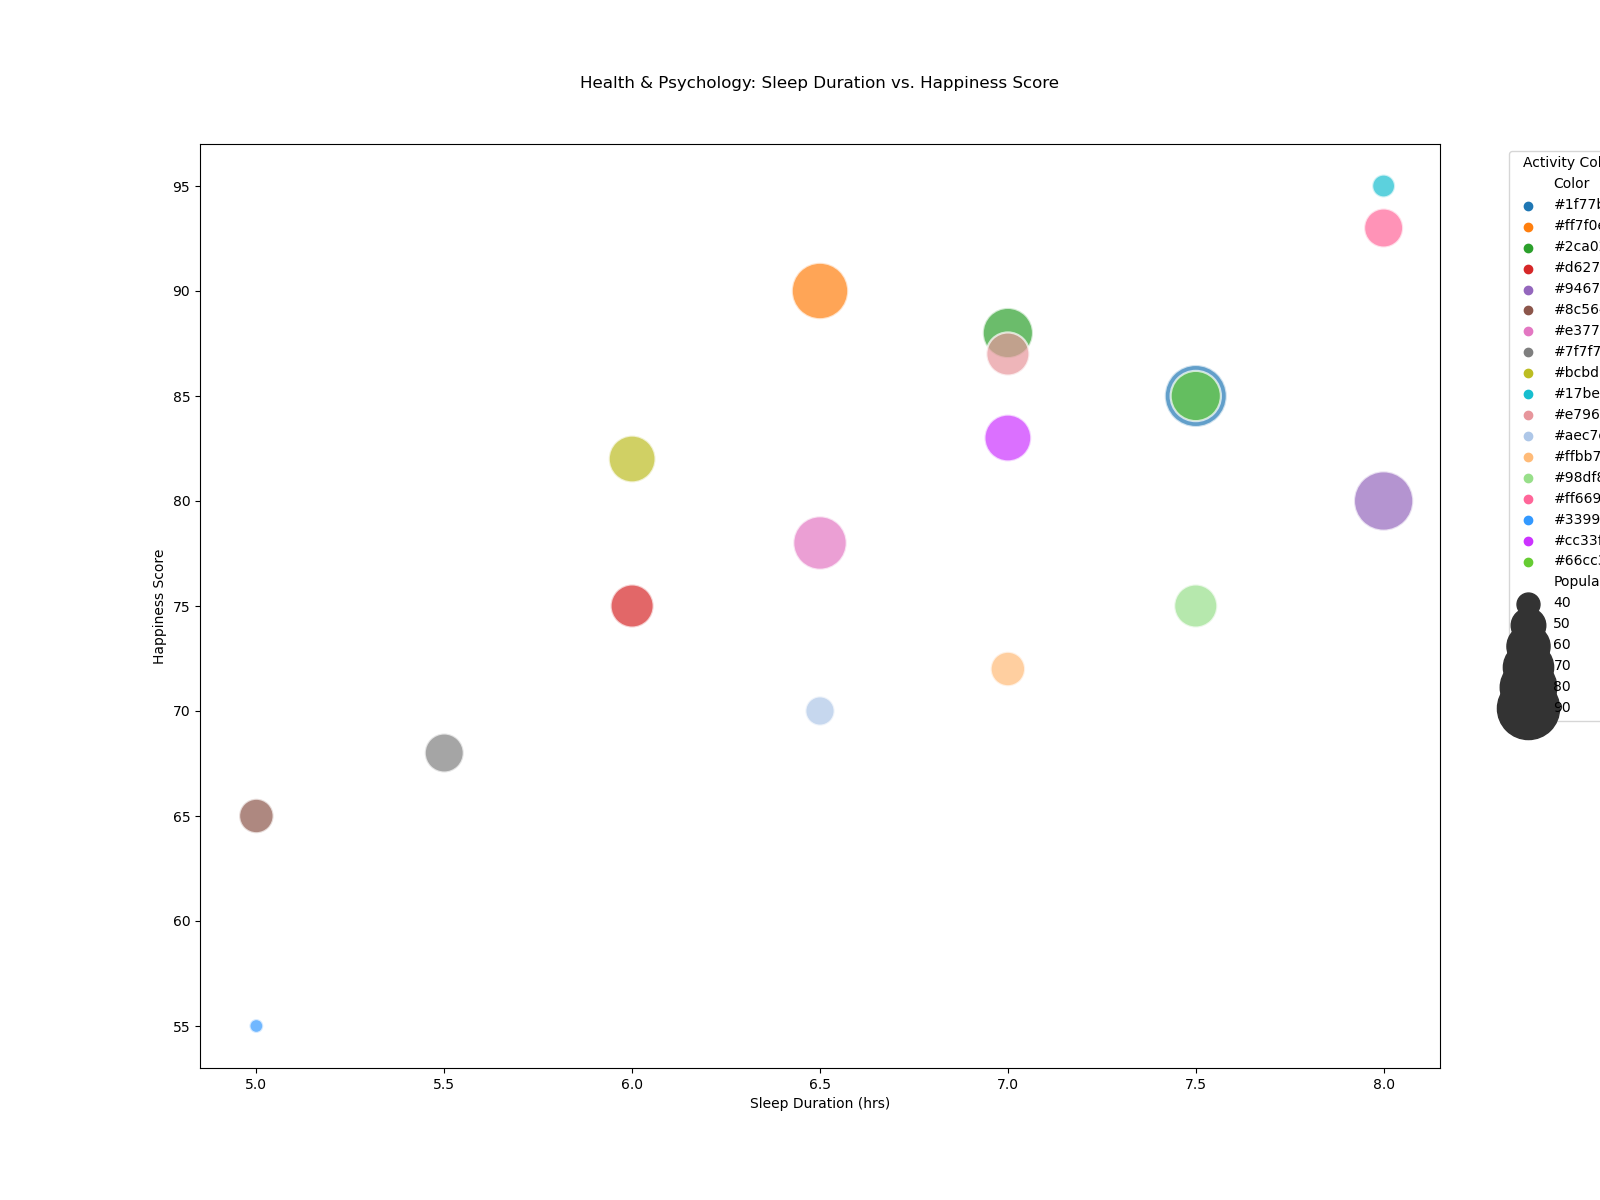

Source code (Python):

import seaborn as sns
import pandas as pd
import matplotlib.pyplot as plt

data = {
    'Activity': ['Running', 'Yoga', 'Cycling', 'Swimming', 'Hiking', 'Weightlifting', 
                 'Dancing', 'Boxing', 'Pilates', 'Meditation', 'Walking', 'Tennis', 
                 'Basketball', 'Soccer', 'Reading', 'Gaming', 'Cooking', 'Gardening'],
    'Sleep Duration (hrs)': [7.5, 6.5, 7, 6, 8, 5, 6.5, 5.5, 6, 8, 7, 6.5, 7, 7.5, 8, 5, 7, 7.5],
    'Happiness Score': [85, 90, 88, 75, 80, 65, 78, 68, 82, 95, 87, 70, 72, 75, 93, 55, 83, 85],
    'Popularity': [90, 80, 70, 60, 85, 50, 75, 55, 65, 40, 60, 45, 50, 60, 55, 35, 65, 70],
    'Color': ['#1f77b4', '#ff7f0e', '#2ca02c', '#d62728', '#9467bd', 
              '#8c564b', '#e377c2', '#7f7f7f', '#bcbd22', '#17becf', 
              '#e7969c', '#aec7e8', '#ffbb78', '#98df8a', '#ff6699', 
              '#3399ff', '#cc33ff', '#66cc33']
}

df = pd.DataFrame(data)

plt.figure(figsize=(16, 12))

bubble_chart = sns.scatterplot(data=df, x='Sleep Duration (hrs)', y='Happiness Score', 
                               size='Popularity', hue='Color', 
                               sizes=(100, 2000), edgecolor='w', alpha=0.7, palette=df['Color'].tolist())

plt.xlabel('Sleep Duration (hrs)')
plt.ylabel('Happiness Score')
plt.title('Health & Psychology: Sleep Duration vs. Happiness Score', pad=40)
plt.legend(title='Activity Color', bbox_to_anchor=(1.05, 1), loc=2)

plt.show()
